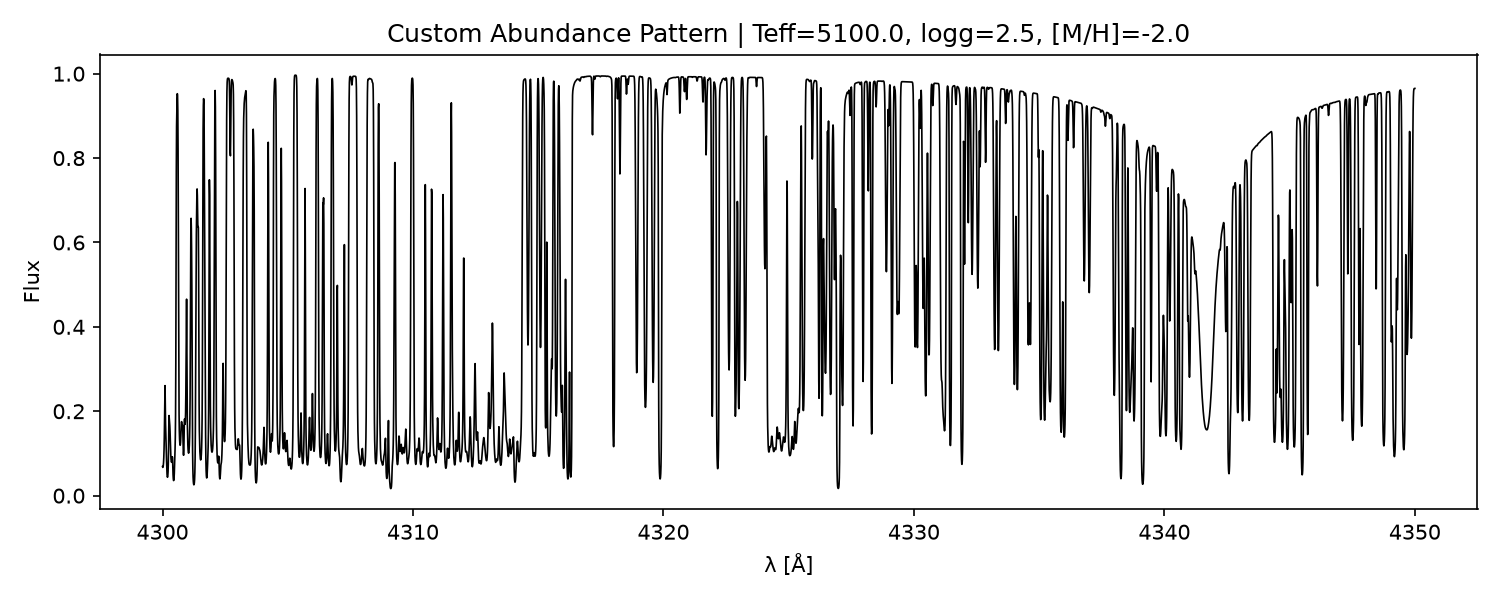

Write the Julia code that produced this figure.
# Custom Abundance Pattern Example (Julia)
# Synthesizes a spectrum with arbitrary per-element abundance overrides
# (e.g. a CEMP-like, alpha-enhanced metal-poor star).

println(">>> [1/5] Loading packages...")
using Korg
using PyPlot
println(">>> [1/5] Packages loaded: Korg, PyPlot")

# --- Stellar parameters ------------------------------------------------------
Teff = 5100.0
logg = 2.5
M_H  = -2.0
println(">>> [2/5] Stellar parameters set: Teff=$(Teff), logg=$(logg), [M/H]=$(M_H)")

# --- Wavelength range (Å) ----------------------------------------------------
λmin = 4300.0
λmax = 4350.0
println(">>> [2/5] Wavelength range set: $(λmin) - $(λmax) Å")

# --- Custom abundance pattern -------------------------------------------------
# `Korg.synth` has no `abundances=Dict(...)` keyword. Instead, individual
# element abundances ([X/H], solar-relative) are passed as their OWN keyword
# arguments — e.g. `C=1.2, N=0.8` — which override M_H for that element only.
# Rather than typing each one out, build a Dict{Symbol,Float64} (note: Symbol
# keys, e.g. :C, not "C") and splat it into the call with `...`. This only
# works as KEYWORD splatting if the call has a leading `;` before the keyword
# list (see the `synth(;` below) — without it, `abund...` splats as bare
# positional `Pair` objects instead, which is a MethodError.
abund = Dict(
    :C  => +1.2,   # Carbon-enhanced (CEMP-like)
    :N  => +0.8,   # Nitrogen-enhanced
    :O  => +0.4,   # Mild alpha-enhancement
    :Mg => +0.3,
    :Si => +0.2,
    :Ca => +0.2,
    :Ti => +0.1,
    :Fe => -1.0    # Metal-poor baseline, overriding the global M_H for Fe specifically
)
println(">>> [2/5] Custom abundance overrides: ", abund)

# --- Linelist -----------------------------------------------------------------
println(">>> [3/5] Loading VALD solar linelist...")
linelist = Korg.get_VALD_solar_linelist()
println(">>> [3/5] Linelist loaded: $(length(linelist)) lines")

# --- Synthesize spectrum -----------------------------------------------------
println(">>> [4/5] Running Korg.synth with custom abundances...")
wls, flux, cont = Korg.synth(;
    Teff = Teff,
    logg = logg,
    M_H  = M_H,
    linelist = linelist,
    wavelengths = (λmin, λmax),
    abund...
)
println(">>> [4/5] Synthesis complete.")
println(">>>       wls   : $(length(wls)) points, range $(first(wls)) - $(last(wls)) Å")
println(">>>       flux  : min=$(minimum(flux)), max=$(maximum(flux))")
println(">>>       cont  : min=$(minimum(cont)), max=$(maximum(cont))")

# --- Plot -------------------------------------------------------------------
println(">>> [5/5] Building plot...")
figure(figsize=(10, 4))
plot(wls, flux, color="black", linewidth=0.8)
xlabel("λ [Å]")
ylabel("Flux")
title("Custom Abundance Pattern | Teff=$(Teff), logg=$(logg), [M/H]=$(M_H)")
tight_layout()

outpath = "korg_custom_abundance_synthesis.png"
savefig(outpath, dpi=150)
println(">>> [5/5] Plot saved to: $(abspath(outpath))")
println(">>> Done.")
